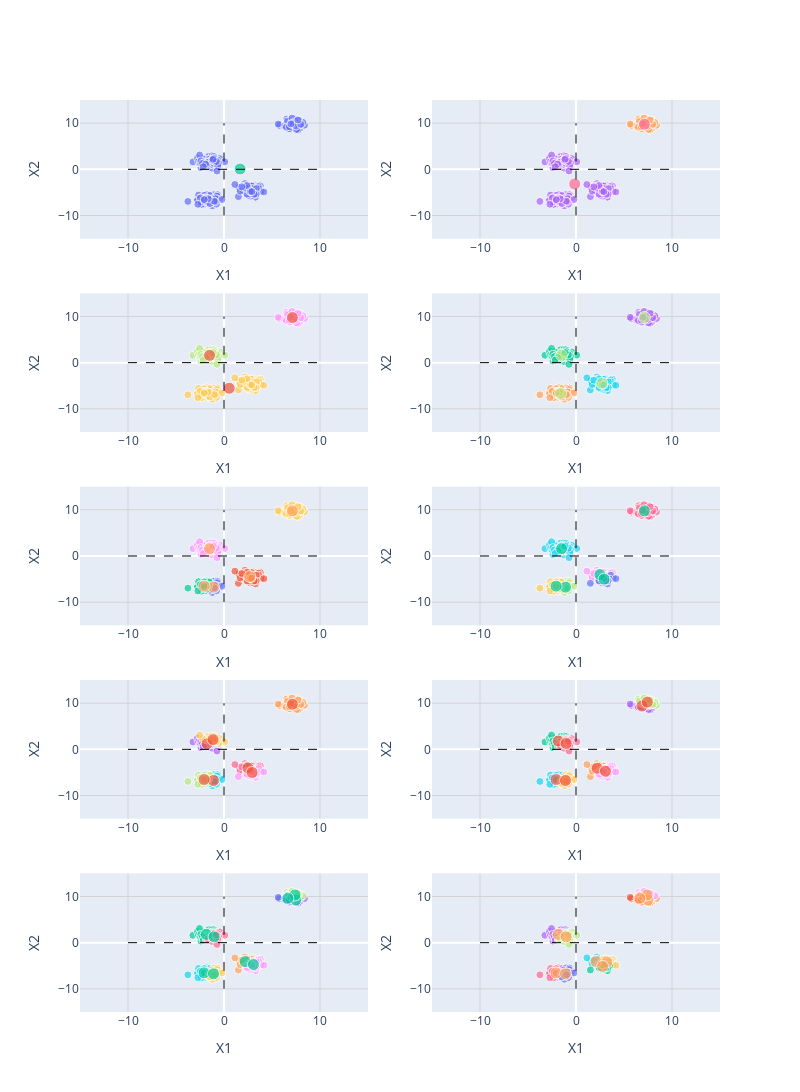

Notebook code for this chart:
### Markdown cell above
### (b) Running K-means

### Code cell
K = [1, 2, 3, 4, 5, 6, 7, 8, 9, 10]
fig = make_subplots(rows=5, cols=2)
sse = []

for k in K:
    kmeans = KMeans(n_clusters=k, random_state=1505)
    y_clusters = kmeans.fit_predict(X)
    centers = kmeans.cluster_centers_
    plot_data(fig,X, y_clusters, clusters=k, kmean_centers=centers, row=(K.index(k) // 2) + 1, col=(K.index(k) % 2) + 1)
    sse.append(kmeans.inertia_)
# Changing the size of the figs
fig.update_layout(height=2000, width=800)

fig.show()
